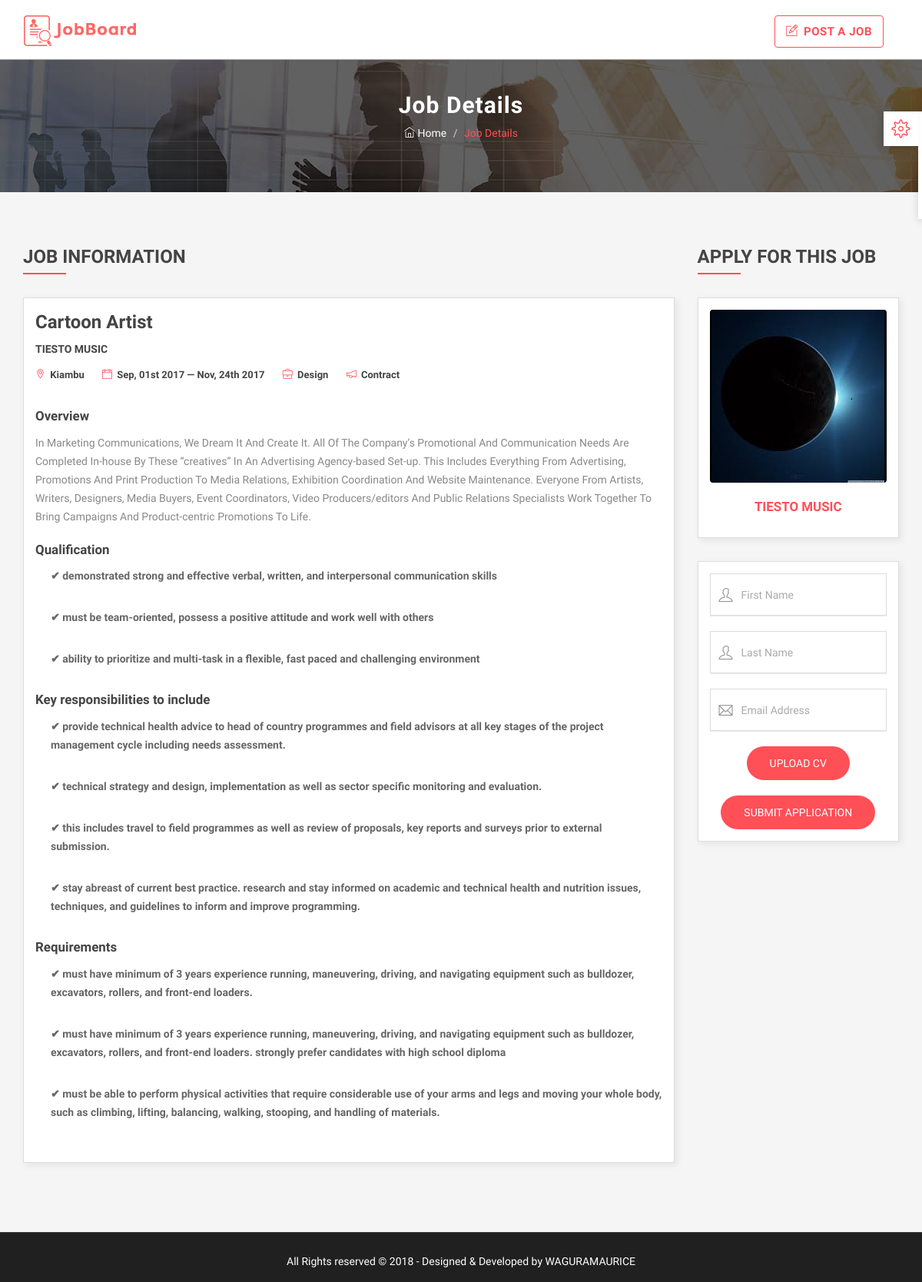
/job-details.php?x=22&y=3, run on an earlier commit of the app's database.
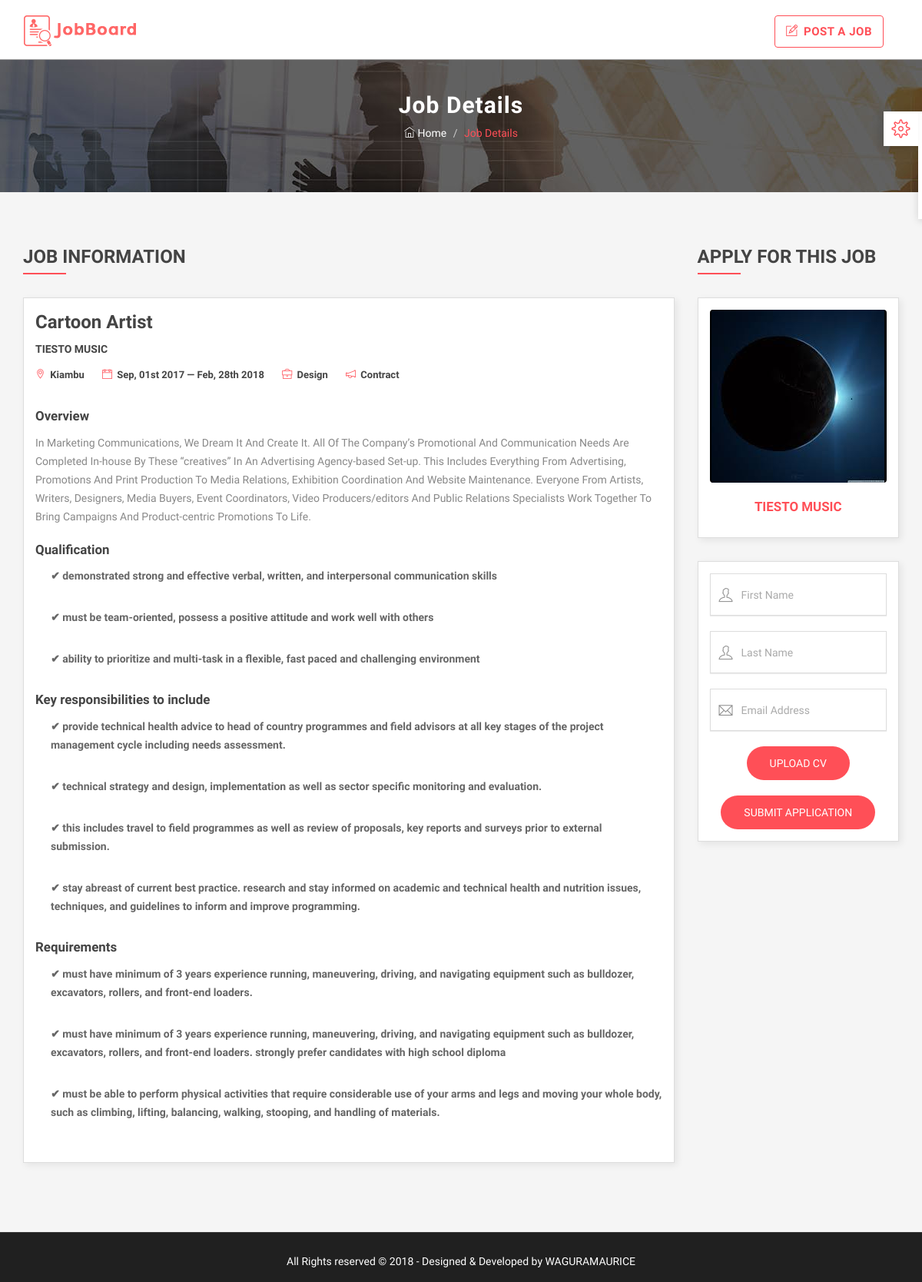
And on a later commit of the database.
### tables this page shows
CREATE TABLE `job` (
  `id` int(11) NOT NULL,
  `tittle` varchar(255) NOT NULL,
  `overview` longtext NOT NULL,
  `qualification` longtext NOT NULL,
  `responsibilities` longtext NOT NULL,
  `requirements` longtext NOT NULL,
  `category` varchar(255) NOT NULL,
  `wType` varchar(255) NOT NULL,
  `location` varchar(255) NOT NULL,
  `postDate` timestamp NOT NULL DEFAULT CURRENT_TIMESTAMP,
  `deadline` date NOT NULL,
  `employer_id` int(11) NOT NULL
);

CREATE TABLE `employer` (
  `id` int(11) NOT NULL,
  `email` varchar(255) NOT NULL,
  `password` varchar(255) NOT NULL,
  `company` varchar(255) NOT NULL,
  `logo` varchar(255) NOT NULL,
  `joinDate` timestamp NOT NULL DEFAULT CURRENT_TIMESTAMP,
  `status` varchar(255) NOT NULL
);

### lib/dbConfig.php (called while the page is built, shortened)
<?php
$servername = "localhost";
$username   = "root";
$password   = "toor";
$dbname     = "busara";
$connection = new mysqli($servername, $username, $password, $dbname);
$connection->set_charset("utf8");
include('functions.php');
$userClass = new userClass($connection);
?>

### lib/functions.php (called while the page is built, shortened)
<?php
class userClass {
	private $_db;
	public function __construct($connection) {
		$this->_db = $connection;
	}
	public function employer($id, $value) {
		$Query  = "SELECT * FROM `employer` WHERE `id` = '$id'";
		$Result = $this->_db->query($Query);
		$Row    = $Result->fetch_assoc();
		return $Row[$value];
	}
	public function jobDetail($id, $value) {
		$Query  = "SELECT `$value` FROM `job` WHERE `id` = '$id'";
		$Result = $this->_db->query($Query);
		$Row    = $Result->fetch_assoc();
		return $Row[$value];
	}
	public function loggedIn() {
		if (isset($_SESSION['userID'])) {
			return TRUE;
		} else {
			return FALSE;
		}
	}
	public function CleanEntries($entry) {
		$entry = trim($entry);
		$entry = strtolower($entry);
		$entry = addslashes($entry);
		$entry = htmlspecialchars($entry);
		return $entry;
	}
}
?>

### job-details.php (the view, shortened to what this page needs)
<?php
include 'lib/dbConfig.php';
if (isset($_GET['x']) && isset($_GET['y'])) {
  $id = $userClass->CleanEntries($_GET['x']);
} else {
  $userClass->Redirect(SITEURL);
}
include 'lib/header2.php';
?>
<div class="page-header" style="background: url(assets/img/banner1.jpg);">
<div class="container">
<div class="row">
<div class="col-md-12">
<div class="breadcrumb-wrapper">
<h2 class="product-title">Job Details</h2>
<ol class="breadcrumb">
<li><a href="<?= SITEURL; ?>"><i class="ti-home"></i> Home</a></li>
<li class="current">Job Details</li>
</ol>
</div>
</div>
</div>
</div>
</div>
<section class="job-detail section">
<div class="container">
<div class="row">
<div class="col-md-9 col-sm-8">
<div class="content-area">
<h2 class="medium-title">Job Information</h2>
<div class="box">
<div class="text-left">
<h3><a href="#"><?= ucwords($userClass->jobDetail($id, "tittle")); ?></a></h3>
<p><a href="#"><strong><?= strtoupper($userClass->employer($userClass->jobDetail($id, "employer_id"), "company")); ?></a></p>
<div class="meta">
<span><a href="#"><i class="ti-location-pin"></i> <?= ucwords($userClass->jobDetail($id, "location")); ?></a></span>
<span><a href="#"><i class="ti-calendar"></i> <?= (new DateTime ($userClass->jobDetail($id, "postDate"))) -> format('M, dS Y'); ?> — <?= (new DateTime ($userClass->jobDetail($id, "deadline"))) -> format('M, dS Y'); ?></a></span>
<span><a href="#"><i class="ti-briefcase"></i> <?= ucwords($userClass->jobDetail($id, "category")); ?></a></span>
<span><a href="#"><i class="ti-announcement"></i> <?= ucwords($userClass->jobDetail($id, "wType")); ?></a></span>
</div>
</div>
<div class="clearfix">
<h4>Overview</h4>
<p><?= ucwords($userClass->jobDetail($id, "overview")); ?></p>
<h4>Qualification</h4>
<?= htmlspecialchars_decode($userClass->jobDetail($id, "qualification")); ?>
<h4>Key responsibilities to include</h4>
<?= htmlspecialchars_decode($userClass->jobDetail($id, "responsibilities")); ?>
<h4>Requirements</h4>
<?= htmlspecialchars_decode($userClass->jobDetail($id, "requirements")); ?>
</div>
</div>
</div>
</div>
<div class="col-md-3 col-sm-4">
<aside>
<div class="sidebar">
<h2 class="medium-title">Apply For This Job</h2>
<div class="box" align="center">
<div class="thumb">
<img src="uploads/logos/<?= $userClass->employer($userClass->jobDetail($id, "employer_id"), "logo"); ?>" alt="img">
</div>
<div class="text-box">
<h4><a href="#"><?= strtoupper($userClass->employer($userClass->jobDetail($id, "employer_id"), "company")); ?></a></h4>
</div>
</div>
<div class="box">
<div class="text-box">
<form role="form" class="login-form" method="POST" accept-charset="UTF-8" enctype="multipart/form-data">
<div class="form-group">
<div class="input-icon">
<i class="ti-user"></i>
<input type="text" name="fname" id="fname" class="form-control" placeholder="First Name" required <?php if ($userClass->loggedIn() == TRUE) { echo "readonly"; } ?>>
</div>
</div>
<div class="form-group">
<div class="input-icon">
<i class="ti-user"></i>
<input type="text" name="lname" id="lname" class="form-control" placeholder="Last Name" required <?php if ($userClass->loggedIn() == TRUE) { echo "readonly"; } ?>>
</div>
</div>
<div class="form-group">
<div class="input-icon">
<i class="ti-email"></i>
<input type="email" name="email" id="email" class="form-control" placeholder="Email Address" required <?php if ($userClass->loggedIn() == TRUE) { echo "readonly"; } ?>>
</div>
</div>
<div class="form-group">
<div class="button-group">
<div class="action-buttons">
<div class="upload-button" align="center">
<button class="btn btn-common">UPLOAD CV</button>
</div>
</div>
</div>
</div>
</div>
<div align="center">
<button type="submit" name="apply" id="apply" class="btn btn-common log-btn">SUBMIT APPLICATION</button>
</div>
</div>
</div>
</div>
</div>
</div>
</section>
<?php include 'lib/footer.php'; ?>

### lib/header2.php (shortened to what this page needs)
<!DOCTYPE html>
<html lang="en">
<head>
<link rel="stylesheet" href="assets/css/bootstrap.min.css" type="text/css">
<link rel="stylesheet" href="assets/css/jasny-bootstrap.min.css" type="text/css">
<link rel="stylesheet" href="assets/css/bootstrap-select.min.css" type="text/css">
<link rel="stylesheet" href="assets/css/material-kit.css" type="text/css">
<link rel="stylesheet" href="assets/fonts/font-awesome.min.css" type="text/css">
<link rel="stylesheet" href="assets/fonts/themify-icons.css">
<link rel="stylesheet" href="assets/css/color-switcher.css" type="text/css">
<link rel="stylesheet" href="assets/extras/animate.css" type="text/css">
<link rel="stylesheet" href="assets/extras/owl.carousel.css" type="text/css">
<link rel="stylesheet" href="assets/extras/owl.theme.css" type="text/css">
<link rel="stylesheet" href="assets/extras/settings.css" type="text/css">
<link rel="stylesheet" href="assets/froala_editor/css/froala_editor.min.css" type="text/css">
<link rel="stylesheet" href="assets/froala_editor/css/froala_editor.pkgd.css" type="text/css">
<link rel="stylesheet" href="assets/froala_editor/css/froala_style.min.css" type="text/css">
<link rel="stylesheet" href="assets/css/slicknav.css" type="text/css">
<link rel="stylesheet" href="assets/css/main.css" type="text/css">
<link rel="stylesheet" href="assets/css/responsive.css" type="text/css">
<link rel="stylesheet" type="text/css" href="assets/css/colors/red.css" media="screen" />
</head>
<body>
<div class="header">
<div class="logo-menu">
<nav class="navbar navbar-default main-navigation" role="navigation" data-spy="affix" data-offset-top="50">
<div class="container">
<div class="navbar-header">
<a class="navbar-brand logo" href="<?= SITEURL; ?>"><img src="assets/img/logo.png" alt="<?= APPNAME; ?>"></a>
</div>
<div class="collapse navbar-collapse" id="navbar">
<ul class="nav navbar-nav navbar-right float-right">
<?php
if ($userClass->loggedIn() == TRUE) {
	echo "<li class=\"right\"><a href=\"#\"> ". strtoupper($userClass->Insession('company')) ."<i class=\"fa fa-angle-down\"></i></a>
	<ul class=\"dropdown\" style=\"background: transparent;\">
	<li><a href=\"post-job.php\">Add Job</a></li>
	<li><a href=\"applications.php\">Job Applicants</a></li>
	<li><a href=\"logout.php\">Logout</a></li>
	</ul>
	</li>";
} elseif ($userClass->loggedIn() == FALSE) {
	echo "<li class=\"left\"><a href=\"post-job.php\"><i class=\"ti-pencil-alt\"></i> POST A JOB</a></li>";
}
?>
</ul>
</div>
</div>
</nav>
</div>
</div>

### lib/footer.php (shortened to what this page needs)
<footer>
<div id="copyright">
<div class="container">
<div class="row">
<div class="col-md-12">
<div class="site-info text-center">
<p>All Rights reserved &copy; <?= date('Y'); ?> - Designed & Developed by <a rel="nofollow" href="http://<?= AUTHOUR_URL; ?>" target="_blank"><?= AUTHOUR; ?></a></p>
</div>
</div>
</div>
</div>
</div>
</footer>
</body>
</html>

### assets/froala_editor/css/froala_editor.pkgd.css (style rules this page uses)
.clearfix::after { clear: both; display: block; content: ""; height: 0; }

### assets/css/colors/red.css (style rules this page uses)
.btn-common { background: #FF4F57; }
.main-navigation .float-right li a { border-color: #FF4F57; color: #FF4F57!important; }
.breadcrumb { color: #FF4F57; }
.medium-title::before { border-bottom: 2px solid #FF4F57; }
.job-detail .text-left .meta span i { color: #FF4F57; }
.job-detail .sidebar .text-box h4 a { color: #FF4F57; }

What changed in the data, as far as the page shows it:
changed job "Cartoon Artist": deadline "Nov, 24th 2017" → "Feb, 28th 2018"
